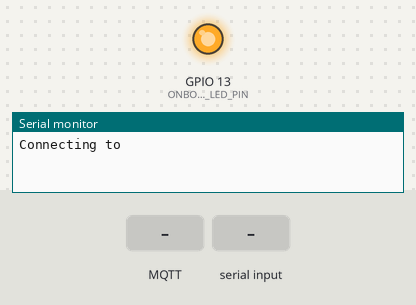
The sketch below on a simulated ESP32. Parts: output pins drawn as LEDs (lit = HIGH), the last lines printed to the serial monitor. Inputs (shaded band) come from the test bench. WiFi joins after 1.5 s; servers stay silent unless stated; random numbers use the default seed unless the sketch sets one; no MQTT or app messages arrive unless stated.

Above: at 0.1 s.
At 2.7 s:
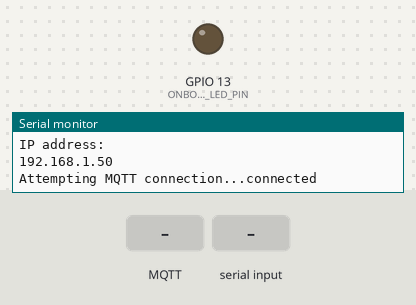
2.8 s: MQTT message "Thepiano01" arrives on the first subscribed topic
13.0 s: "Thepiano01\n" received over the second serial link
23.0 s: MQTT message "1" arrives on the first subscribed topic
33.0 s: "1\n" received over the second serial link
43.0 s: MQTT message "on" arrives on the first subscribed topic
Timing chart, 0 to 46.0 s (numbered marks = the images above; inputs shaded):
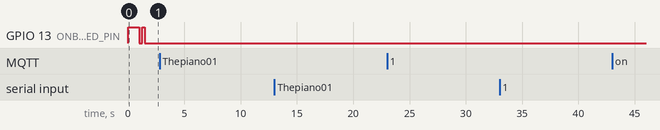

The sketch:

ESP32_Node2.ino
```cpp
/*
* TEMPERATURE&HUMIDITY MONITORING------------------
*  # Devices:
*     -> DHT22 sensor
*     -> ESP32
*  # Technologies:
*     -> Protocol: MQTT
*     -> Broker: HiveMQ(https://console.hivemq.cloud)
*  # Activity(Meshed Network Topology by Serial):
*    -> Measure room temperature and humidity values
*    -> Send the recorded data to the platform(HiveMQ) via MQTT broker
*
*   ANGAZA ELIMU&ALX - IOT SCHOOL: Cohort 1, 2024
* --------------------------------------------------
*/

/*
 Support libraries -------------------------------------------------------------
*/
#include <WiFi.h>
#include <PubSubClient.h>
#include <WiFiClientSecure.h>
#include "secrets.h"      // For connection authentication credentials
// -----------------------------------------------------------------------------

/*
 Control Variables -------------------------------------------------------------
*/
//---- Onboard LED
#define ONBOARD_LED_PIN 13   // Used as a signal LED for wifi connection

//---- Setup connection client
WiFiClientSecure espClient;
PubSubClient client(espClient);

//---- Setup message handlers
unsigned long lastMsg = 0;
#define MSG_BUFFER_SIZE  (50)
char msg[MSG_BUFFER_SIZE];
// -----------------------------------------------------------------------------

/*
 Control Functions -------------------------------------------------------------
*/
//---- Callback handler for MQTT messages
void callback(char* topic, byte* payload, unsigned int length) {
  String incomingMessage = "";
  for (int i = 0; i < length; i++) incomingMessage += (char)payload[i];
  Serial.println("Message arrived [" + String(topic) + "]: " + incomingMessage);
}

//---- Initiate MQTT reconnection
void reconnect() {
  while (!client.connected()) {
    Serial.print("Attempting MQTT connection...");
    String clientId = "ESP32Client-";   // Create a random client ID
    clientId += String(random(0xffff), HEX);

    // Attempt to connect
    if (client.connect(clientId.c_str(), mqtt_username, mqtt_password)) {
      Serial.println("connected");

      // Subscribe to the desired topic
      client.subscribe(mqtt_topic);
    } else {
      Serial.print("failed, rc=");
      Serial.print(client.state());
      Serial.println(" try again in 5 seconds");
      delay(5000);
    }
  }
}

//---- Initialize main instances execution
void setup() {
  Serial.begin(115200);
  Serial1.begin(9600);    // Serial1 for receiving data from Node 2

  Serial.print("\nConnecting to ");
  Serial.println(ssid);

  //---- Initialize WiFi connection
  WiFi.mode(WIFI_STA);
  WiFi.begin(ssid, password);

  //---- Initialize signal LED mode
  pinMode(ONBOARD_LED_PIN, OUTPUT);
  digitalWrite(ONBOARD_LED_PIN, HIGH);      // Turn ON onboard LED

  //---- Initialize WiFi connection loader and signal LED
  while (WiFi.status() != WL_CONNECTED) {
    delay(1000);
    Serial.print(".");
    digitalWrite(ONBOARD_LED_PIN, LOW);
    delay(250);
    digitalWrite(ONBOARD_LED_PIN, HIGH);
    delay(250);
  }

  Serial.println("\nWiFi connected\nIP address: ");
  Serial.println(WiFi.localIP());           //---- Print WiFi IP address

  //---- Turn OFF signal LED on WiFi connection
  digitalWrite(ONBOARD_LED_PIN, LOW);

  //---- Initialize secure connection to broker
  espClient.setCACert(root_ca);              // Set the root certificate
  client.setServer(mqtt_server, mqtt_port);  // Configure MQTT server
  client.setCallback(callback);              // Set the callback function for MQTT messages

}

//---- Ensures iterative execution of main control instances
void loop() {
  //---- Initiate MQTT broker reconnection if connection fails
  if (!client.connected()) reconnect();
  client.loop();                                // Ensure constant processing of MQTT client

  // Check if data is available on Serial1
  if (Serial1.available() > 0) {
    String data = Serial1.readStringUntil('\n');
    Serial.println("Received data: " + data);  // Debugging

    //---- Publish temperature & humidity data to the MQTT topic
    publishMessage(mqtt_topic, data.c_str(), true);
  }

  //---- Delays iterative execution to every 1min
  delay(10000);
}

//---- MQTT broker messages publishing handler
void publishMessage(const char* topic, String payload, boolean retained) {
  if (client.publish(topic, payload.c_str(), retained)) {
    Serial.println("Message published [" + String(topic) + "]: " + payload);
  } else {
    Serial.println("Failed to publish message");
  }
}
```

secrets.h
```cpp
/*
 Connection credentials -------------------------------------------------------------
*/
//---- WiFi settings
//const char* ssid     = "ALX The Piano 01";
//const char* password = "Thepiano01";
const char* ssid     = "";
const char* password = "";

//---- MQTT Broker settings
const char* mqtt_server = "";
const char* mqtt_username = "";
const char* mqtt_password = "";
const int mqtt_port = 8883;

//---- MQTT Pub/Sub Control topics
const char* mqtt_topic = "esp32/dht22";

static const char *root_ca PROGMEM = R"EOF(
-----BEGIN CERTIFICATE-----
MIIFazCCA1OgAwIBAgIRAIIQz7DSQONZRGPgu2OCiwAwDQYJKoZIhvcNAQELBQAw
TzELMAkGA1UEBhMCVVMxKTAnBgNVBAoTIEludGVybmV0IFNlY3VyaXR5IFJlc2Vh
cmNoIEdyb3VwMRUwEwYDVQQDEwxJU1JHIFJvb3QgWDEwHhcNMTUwNjA0MTEwNDM4
WhcNMzUwNjA0MTEwNDM4WjBPMQswCQYDVQQGEwJVUzEpMCcGA1UEChMgSW50ZXJu
ZXQgU2VjdXJpdHkgUmVzZWFyY2ggR3JvdXAxFTATBgNVBAMTDElTUkcgUm9vdCBY
MTCCAiIwDQYJKoZIhvcNAQEBBQADggIPADCCAgoCggIBAK3oJHP0FDfzm54rVygc
h77ct984kIxuPOZXoHj3dcKi/vVqbvYATyjb3miGbESTtrFj/RQSa78f0uoxmyF+
0TM8ukj13Xnfs7j/EvEhmkvBioZxaUpmZmyPfjxwv60pIgbz5MDmgK7iS4+3mX6U
A5/TR5d8mUgjU+g4rk8Kb4Mu0UlXjIB0ttov0DiNewNwIRt18jA8+o+u3dpjq+sW
T8KOEUt+zwvo/7V3LvSye0rgTBIlDHCNAymg4VMk7BPZ7hm/ELNKjD+Jo2FR3qyH
B5T0Y3HsLuJvW5iB4YlcNHlsdu87kGJ55tukmi8mxdAQ4Q7e2RCOFvu396j3x+UC
B5iPNgiV5+I3lg02dZ77DnKxHZu8A/lJBdiB3QW0KtZB6awBdpUKD9jf1b0SHzUv
KBds0pjBqAlkd25HN7rOrFleaJ1/ctaJxQZBKT5ZPt0m9STJEadao0xAH0ahmbWn
OlFuhjuefXKnEgV4We0+UXgVCwOPjdAvBbI+e0ocS3MFEvzG6uBQE3xDk3SzynTn
jh8BCNAw1FtxNrQHusEwMFxIt4I7mKZ9YIqioymCzLq9gwQbooMDQaHWBfEbwrbw
qHyGO0aoSCqI3Haadr8faqU9GY/rOPNk3sgrDQoo//fb4hVC1CLQJ13hef4Y53CI
rU7m2Ys6xt0nUW7/vGT1M0NPAgMBAAGjQjBAMA4GA1UdDwEB/wQEAwIBBjAPBgNV
HRMBAf8EBTADAQH/MB0GA1UdDgQWBBR5tFnme7bl5AFzgAiIyBpY9umbbjANBgkq
hkiG9w0BAQsFAAOCAgEAVR9YqbyyqFDQDLHYGmkgJykIrGF1XIpu+ILlaS/V9lZL
ubhzEFnTIZd+50xx+7LSYK05qAvqFyFWhfFQDlnrzuBZ6brJFe+GnY+EgPbk6ZGQ
3BebYhtF8GaV0nxvwuo77x/Py9auJ/GpsMiu/X1+mvoiBOv/2X/qkSsisRcOj/KK
NFtY2PwByVS5uCbMiogziUwthDyC3+6WVwW6LLv3xLfHTjuCvjHIInNzktHCgKQ5
ORAzI4JMPJ+GslWYHb4phowim57iaztXOoJwTdwJx4nLCgdNbOhdjsnvzqvHu7Ur
TkXWStAmzOVyyghqpZXjFaH3pO3JLF+l+/+sKAIuvtd7u+Nxe5AW0wdeRlN8NwdC
jNPElpzVmbUq4JUagEiuTDkHzsxHpFKVK7q4+63SM1N95R1NbdWhscdCb+ZAJzVc
oyi3B43njTOQ5yOf+1CceWxG1bQVs5ZufpsMljq4Ui0/1lvh+wjChP4kqKOJ2qxq
4RgqsahDYVvTH9w7jXbyLeiNdd8XM2w9U/t7y0Ff/9yi0GE44Za4rF2LN9d11TPA
mRGunUHBcnWEvgJBQl9nJEiU0Zsnvgc/ubhPgXRR4Xq37Z0j4r7g1SgEEzwxA57d
emyPxgcYxn/eR44/KJ4EBs+lVDR3veyJm+kXQ99b21/+jh5Xos1AnX5iItreGCc=
-----END CERTIFICATE-----
)EOF";
```
